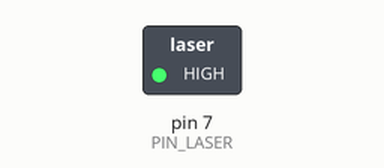
The sketch below on a simulated Arduino Uno, built with avr-gcc and run on an emulated ATmega328P. On the bench: switched loads named in the sketch (green lamp = pin HIGH). Dashed ring = blinking. What the sketch prints to the serial monitor is not drawn.

Above: at 0.5 s.
Timing chart, 0 to 4.6 s (numbered marks = the images above):
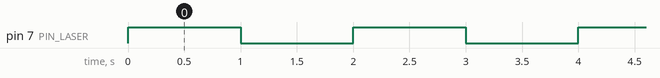

Measured:
- by itself, pin 7 (PIN_LASER): alternates HIGH for 1.0 s and LOW for 1.0 s

The sketch:

86_Laser_KY008.ino
```cpp
/*
 * =====================================================================
 *  Arduino Lab Nexus v6.1.0 STABLE  -  Module laser KY-008
 * =====================================================================
 *  Explication : Fait clignoter le module laser KY-008 (ne jamais viser les yeux).
 *  Carte       : Arduino UNO / Nano (ATmega328P) - compatible Mega
 *  Moniteur    : 9600 bauds
 *
 *  Câblage :
 *   Arduino D7     -> KY-008 S
 *   Arduino GND    -> KY-008 -
 *
 *  Bibliothèques requises (arduino-cli lib install "...") : aucune
 * =====================================================================
 */
// @libs:

const uint8_t PIN_LASER = 7;

void setup() {
  pinMode(PIN_LASER, OUTPUT);
  Serial.begin(9600);
  Serial.println(F("[86] Laser pret - ne jamais viser les yeux !"));
}

void loop() {
  // Allume le laser 1 s puis l'éteint 1 s
  digitalWrite(PIN_LASER, HIGH);
  Serial.println(F("Laser ON"));
  delay(1000);
  digitalWrite(PIN_LASER, LOW);
  Serial.println(F("Laser OFF"));
  delay(1000);
}
```
